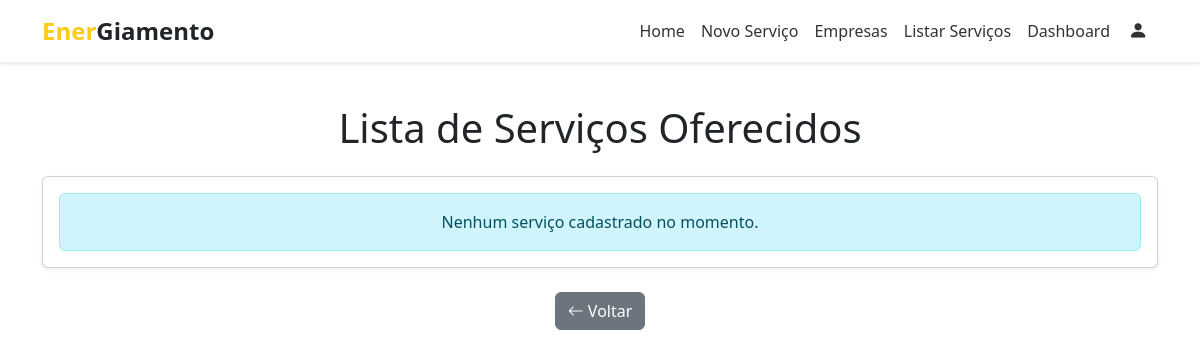
The page /servicos_forn (signed in) on the database as committed earlier.
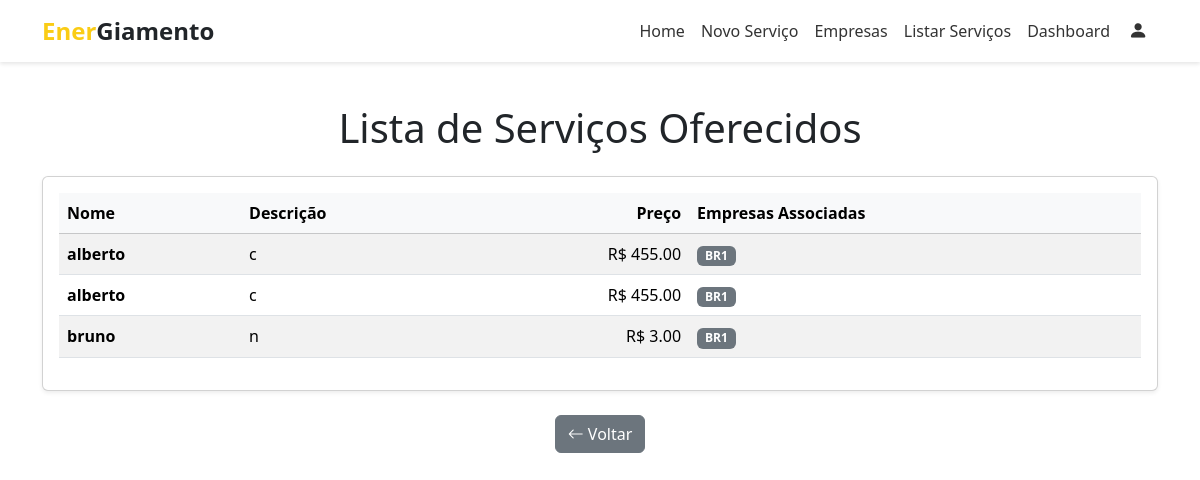
The same page on the database as committed later.
### app/models.py (models this page shows)
class Servico(db.Model):
    idservico = db.Column(db.Integer, primary_key=True)
    nome = db.Column(db.String(100))
    descricao = db.Column(db.String(200))
    preco = db.Column(db.Integer)
    fornecedores = db.relationship(
        'Fornecedor',
        secondary='servico_has_fornecedor',
        back_populates='servicos'
    )

class Fornecedor(db.Model):
    idfornecedor = db.Column(db.Integer, primary_key=True)
    nome = db.Column(db.String(100))
    cnpj = db.Column(db.String(18))
    contato_idcontato = db.Column(db.Integer, db.ForeignKey('contato.idcontato'))
    cadastro_idcadastro = db.Column(db.Integer, db.ForeignKey('cadastro.idcadastro'))
    endereco_idendereco = db.Column(db.Integer, db.ForeignKey('endereco.idendereco'))
    endereco = db.relationship('Endereco', back_populates='fornecedores')
    atualizacao_servico = db.Column(db.Date)
    contato = db.relationship('Contato')
    servicos = db.relationship(
        'Servico',
        secondary='servico_has_fornecedor',
        back_populates='fornecedores'
    )

### app/main/__init__.py (the view)
@main.route('/servicos_forn')
def servicos_forn():
    usuario_id = session.get('idcadastro')
    if not usuario_id:
        return "Fornecedor não encontrado"
    fornecedor_logado = Fornecedor.query.filter_by(cadastro_idcadastro=usuario_id).first()
    servicos_do_fornecedor = fornecedor_logado.servicos
    return render_template('servicos_forn.html',servicos=servicos_do_fornecedor )

### app/templates/servicos_forn.html
{% extends "base_forn.html" %}
{% block content %}
<div class="container my-5">
  <h1 class="text-center mb-4">Lista de Serviços Oferecidos</h1>
  <div class="card shadow-sm">
    <div class="card-body">
      {% if servicos %}
        <div class="table-responsive">
          <table class="table table-striped table-hover align-middle">
            <thead class="table-light">
              <tr>
                <th scope="col">Nome</th>
                <th scope="col">Descrição</th>
                <th scope="col" class="text-end">Preço</th>
                <th scope="col">Empresas Associadas</th>
              </tr>
            </thead>
            <tbody>
              {% for servico in servicos %}
                <tr>
                  <td><strong>{{ servico.nome }}</strong></td>
                  <td>{{ servico.descricao }}</td>
                  <td class="text-end">R$ {{ "%.2f"|format(servico.preco|float) }}</td>
                  <td>
                    {% if servico.fornecedores %}
                      {% for fornecedor in servico.fornecedores %}
                        <span class="badge bg-secondary">{{ fornecedor.nome }}</span>
                      {% endfor %}
                    {% else %}
                      <span class="text-muted">Nenhuma</span>
                    {% endif %}
                  </td>
                </tr>
              {% endfor %}
            </tbody>
          </table>
        </div>
      {% else %}
        <div class="alert alert-info text-center mb-0" role="alert">
          Nenhum serviço cadastrado no momento.
        </div>
      {% endif %}
    </div>
  </div>
  <div class="text-center mt-4">
    <a href="{{ url_for('main.index') }}" class="btn btn-secondary">
      <i class="bi bi-arrow-left"></i> Voltar
    </a>
  </div>
</div>
{% endblock %}

Rows that differ between the two databases and show on the page:
added Servico: nome "alberto", descricao "c", preco "455.00"
now on this page (row unchanged): Fornecedor: nome "BR1"
added Servico: nome "alberto", descricao "c", preco "455.00"
added Servico: nome "bruno", descricao "n", preco "3.00"
Other text that changed with them:
text no longer shown: "Nenhum serviço cadastrado no momento."
text now shown: "Nome Descrição Preço Empresas Associadas"
